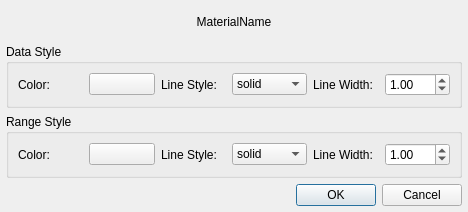
<?xml version="1.0" encoding="UTF-8"?>
<ui version="4.0">
 <class>overlay_style_picker</class>
 <widget class="QDialog" name="overlay_style_picker">
  <property name="geometry">
   <rect>
    <x>0</x>
    <y>0</y>
    <width>468</width>
    <height>212</height>
   </rect>
  </property>
  <layout class="QGridLayout" name="gridLayout">
   <property name="leftMargin">
    <number>6</number>
   </property>
   <property name="topMargin">
    <number>6</number>
   </property>
   <property name="rightMargin">
    <number>6</number>
   </property>
   <property name="bottomMargin">
    <number>6</number>
   </property>
   <item row="5" column="0" colspan="4">
    <widget class="QDialogButtonBox" name="buttonBox">
     <property name="standardButtons">
      <set>QDialogButtonBox::Cancel|QDialogButtonBox::Ok</set>
     </property>
    </widget>
   </item>
   <item row="0" column="0" colspan="4">
    <widget class="QLabel" name="material_name">
     <property name="text">
      <string>MaterialName</string>
     </property>
     <property name="alignment">
      <set>Qt::AlignCenter</set>
     </property>
    </widget>
   </item>
   <item row="3" column="0" colspan="4">
    <widget class="QGroupBox" name="ring_style_group">
     <property name="title">
      <string>Data Style</string>
     </property>
     <layout class="QGridLayout" name="gridLayout_2">
      <item row="0" column="4">
       <widget class="QLabel" name="data_linestyle_label">
        <property name="text">
         <string>Line Style:</string>
        </property>
       </widget>
      </item>
      <item row="0" column="0">
       <widget class="QLabel" name="data_color_label">
        <property name="text">
         <string>Color:</string>
        </property>
       </widget>
      </item>
      <item row="0" column="1">
       <widget class="QPushButton" name="data_color">
        <property name="text">
         <string/>
        </property>
       </widget>
      </item>
      <item row="0" column="5">
       <widget class="QComboBox" name="data_linestyle">
        <item>
         <property name="text">
          <string>solid</string>
         </property>
        </item>
        <item>
         <property name="text">
          <string>dotted</string>
         </property>
        </item>
        <item>
         <property name="text">
          <string>dashed</string>
         </property>
        </item>
        <item>
         <property name="text">
          <string>dashdot</string>
         </property>
        </item>
       </widget>
      </item>
      <item row="0" column="6">
       <widget class="QLabel" name="data_linewidth_label">
        <property name="text">
         <string>Line Width:</string>
        </property>
       </widget>
      </item>
      <item row="0" column="7">
       <widget class="QDoubleSpinBox" name="data_linewidth">
        <property name="keyboardTracking">
         <bool>false</bool>
        </property>
        <property name="minimum">
         <double>0.010000000000000</double>
        </property>
        <property name="singleStep">
         <double>0.100000000000000</double>
        </property>
        <property name="value">
         <double>1.000000000000000</double>
        </property>
       </widget>
      </item>
     </layout>
    </widget>
   </item>
   <item row="4" column="0" colspan="4">
    <widget class="QGroupBox" name="range_style_group">
     <property name="title">
      <string>Range Style</string>
     </property>
     <layout class="QGridLayout" name="gridLayout_3">
      <item row="0" column="1">
       <widget class="QPushButton" name="range_color">
        <property name="text">
         <string/>
        </property>
       </widget>
      </item>
      <item row="0" column="0">
       <widget class="QLabel" name="range_color_label">
        <property name="text">
         <string>Color:</string>
        </property>
       </widget>
      </item>
      <item row="0" column="4">
       <widget class="QLabel" name="range_linestyle_label">
        <property name="text">
         <string>Line Style:</string>
        </property>
       </widget>
      </item>
      <item row="0" column="5">
       <widget class="QComboBox" name="range_linestyle">
        <property name="currentText">
         <string>solid</string>
        </property>
        <item>
         <property name="text">
          <string>solid</string>
         </property>
        </item>
        <item>
         <property name="text">
          <string>dotted</string>
         </property>
        </item>
        <item>
         <property name="text">
          <string>dashed</string>
         </property>
        </item>
        <item>
         <property name="text">
          <string>dashdot</string>
         </property>
        </item>
       </widget>
      </item>
      <item row="0" column="6">
       <widget class="QLabel" name="range_linewidth_label">
        <property name="text">
         <string>Line Width:</string>
        </property>
       </widget>
      </item>
      <item row="0" column="7">
       <widget class="QDoubleSpinBox" name="range_linewidth">
        <property name="minimum">
         <double>0.010000000000000</double>
        </property>
        <property name="singleStep">
         <double>0.100000000000000</double>
        </property>
        <property name="value">
         <double>1.000000000000000</double>
        </property>
       </widget>
      </item>
     </layout>
    </widget>
   </item>
  </layout>
 </widget>
 <resources/>
 <connections>
  <connection>
   <sender>buttonBox</sender>
   <signal>accepted()</signal>
   <receiver>overlay_style_picker</receiver>
   <slot>accept()</slot>
   <hints>
    <hint type="sourcelabel">
     <x>296</x>
     <y>80</y>
    </hint>
    <hint type="destinationlabel">
     <x>196</x>
     <y>47</y>
    </hint>
   </hints>
  </connection>
  <connection>
   <sender>buttonBox</sender>
   <signal>rejected()</signal>
   <receiver>overlay_style_picker</receiver>
   <slot>reject()</slot>
   <hints>
    <hint type="sourcelabel">
     <x>296</x>
     <y>80</y>
    </hint>
    <hint type="destinationlabel">
     <x>196</x>
     <y>47</y>
    </hint>
   </hints>
  </connection>
 </connections>
</ui>
